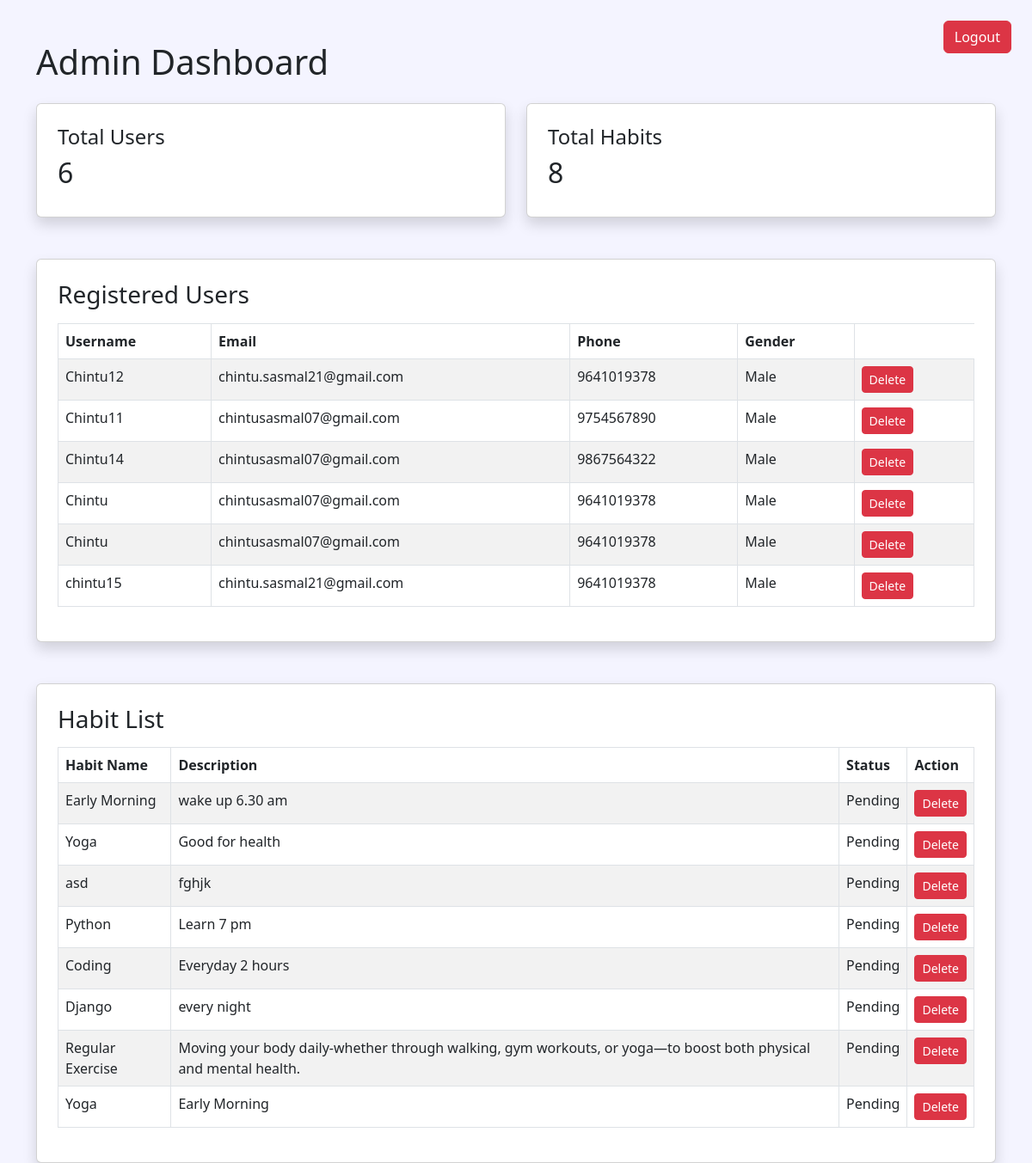
The page /admin-dashboard/ (signed in) on the database as committed earlier.
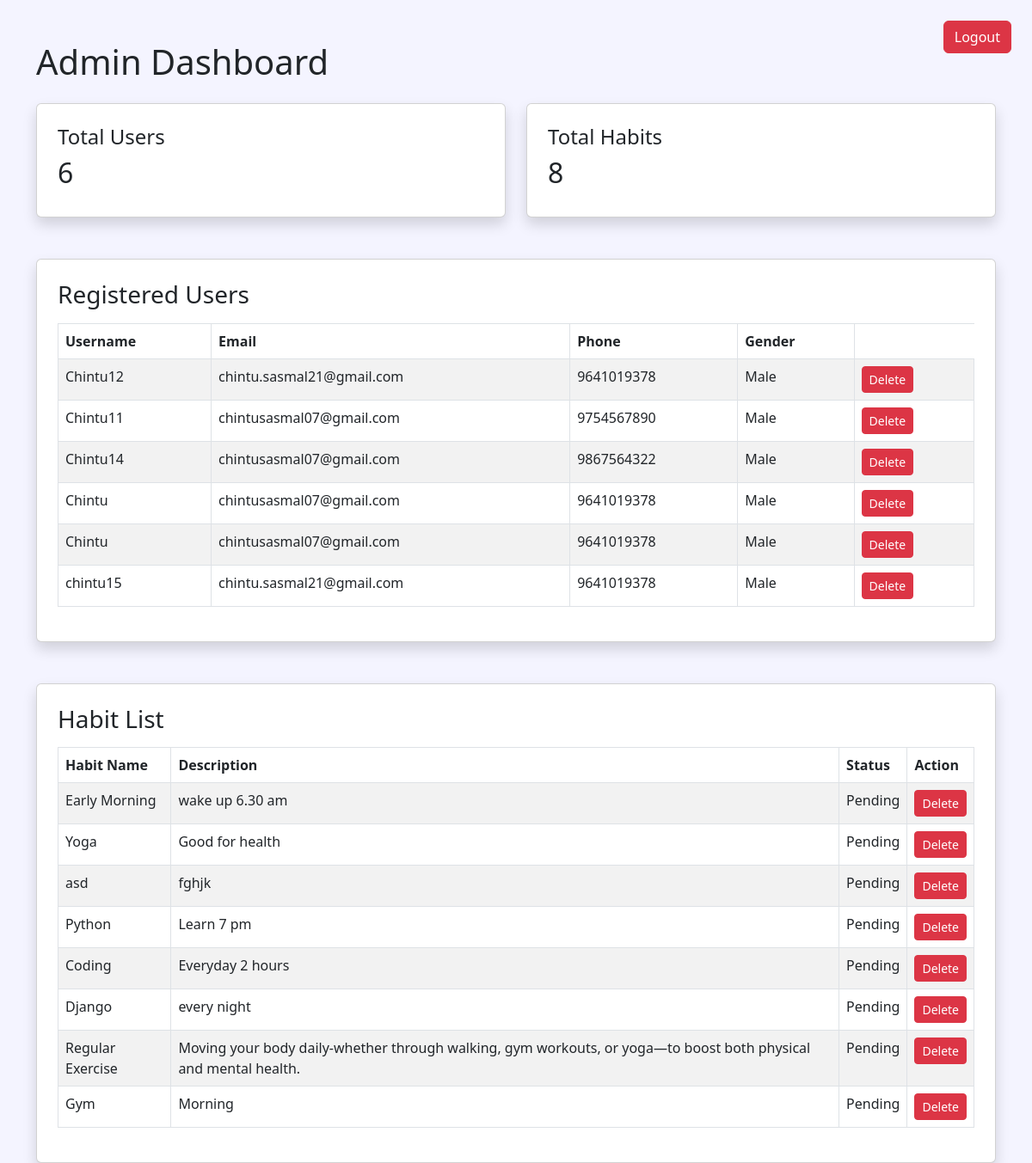
The same page on the database as committed later.
### habits/models.py (models this page shows, shortened)
class Register(models.Model):
    username = models.CharField(max_length=100)
    email = models.EmailField()
    phone = models.CharField(max_length=15)
    gender = models.CharField(max_length=10)
    password = models.CharField(max_length=100)

class Habit(models.Model):
    user = models.ForeignKey(
        User,
        on_delete=models.CASCADE
    )
    name = models.CharField(
        max_length=200
    )
    description = models.TextField(
        blank=True
    )
    category = models.CharField(
    max_length=50,
    default="Health"
    )
    frequency = models.CharField(
    max_length=20,
    default="Daily"
    )
    reminder_time = models.TimeField(
    null=True,
    blank=True
    )
    status = models.CharField(
        max_length=20,
        choices=[
            ('Pending', 'Pending'),
            ('Completed', 'Completed'),
        ],
        default='Pending'
    )
    start_date = models.DateField()
    end_date = models.DateField( null=True,
    blank=True)

### habits/views.py (the view)
# urls.py: path('admin-dashboard/', views.admin_dashboard, name='admin_dashboard'),
@login_required(login_url='/admin-login/')
def admin_dashboard(request):
    total_users = Register.objects.count()
    total_habits = Habit.objects.count()
    habits = Habit.objects.all()
    users = Register.objects.all()
    context = {
        'total_users': total_users,
        'total_habits': total_habits,
        'habits': habits,
        'users': users,
    }
    return render(
        request,
        'habits/admin_dashboard.html',
        context
    )

### habits/templates/habits/admin_dashboard.html (shortened to what this page needs)
<!DOCTYPE html>
<html lang="en">
<head>
    <link href="https://cdn.jsdelivr.net/npm/bootstrap@5.3.0/dist/css/bootstrap.min.css"
          rel="stylesheet">
</head>
<body style="background:#f4f4ff;">
<div class="container mt-5">
    <div class="d-flex justify-content-between align-items-center mb-4">
        <a href="/logout/"
           class="btn btn-danger position-absolute top-0 end-0 m-4">
           Logout
        </a>
        <h1 class="m-0">
            Admin Dashboard
        </h1>
    </div>
    <div class="row mb-5">
        <div class="col-md-6">
            <div class="card p-4 shadow">
                <h4>Total Users</h4>
                <h2>{{ total_users }}</h2>
            </div>
        </div>
        <div class="col-md-6">
            <div class="card p-4 shadow">
                <h4>Total Habits</h4>
                <h2>{{ total_habits }}</h2>
            </div>
        </div>
    </div>
    <div class="card p-4 shadow mb-5">
        <h3 class="mb-3">
            Registered Users
        </h3>
        <table class="table table-bordered table-striped">
            <thead>
                <tr>
                    <th>Username</th>
                    <th>Email</th>
                    <th>Phone</th>
                    <th>Gender</th>
                </tr>
            </thead>
            <tbody>
                {% for user in users %}
                <tr>
                    <td>{{ user.username }}</td>
                    <td>{{ user.email }}</td>
                    <td>{{ user.phone }}</td>
                    <td>{{ user.gender }}</td>
                    <td>
                      <a href="/delete-user/{{ user.id }}/"
                         class="btn btn-danger btn-sm">
                          Delete
                      </a>
                    </td>
                </tr>
                {% empty %}
                <tr>
                    <td colspan="4" class="text-center">
                        No Users Found
                    </td>
                </tr>
                {% endfor %}
            </tbody>
        </table>
    </div>
    <div class="card p-4 shadow">
        <h3 class="mb-3">
            Habit List
        </h3>
        <table class="table table-bordered table-striped">
            <thead>
                <tr>
                    <th>Habit Name</th>
                    <th>Description</th>
                    <th>Status</th>
                    <th>Action</th>
                </tr>
            </thead>
            <tbody>
                {% for habit in habits %}
                <tr>
                    <td>{{ habit.name }}</td>
                    <td>{{ habit.description }}</td>
                    <td>{{ habit.status }}</td>
                    <td>
                        <a href="/delete-habit/{{ habit.id }}/"
                           class="btn btn-danger btn-sm">
                            Delete
                        </a>
                    </td>
                </tr>
                {% empty %}
                <tr>
                    <td colspan="4" class="text-center">
                        No Habits Found
                    </td>
                </tr>
                {% endfor %}
            </tbody>
        </table>
    </div>
</div>
</body>
</html>

Rows that differ between the two databases and show on the page:
removed Habit: name "Yoga", description "Early Morning", status "Pending"
added Habit: name "Gym", description "Morning", status "Pending"
